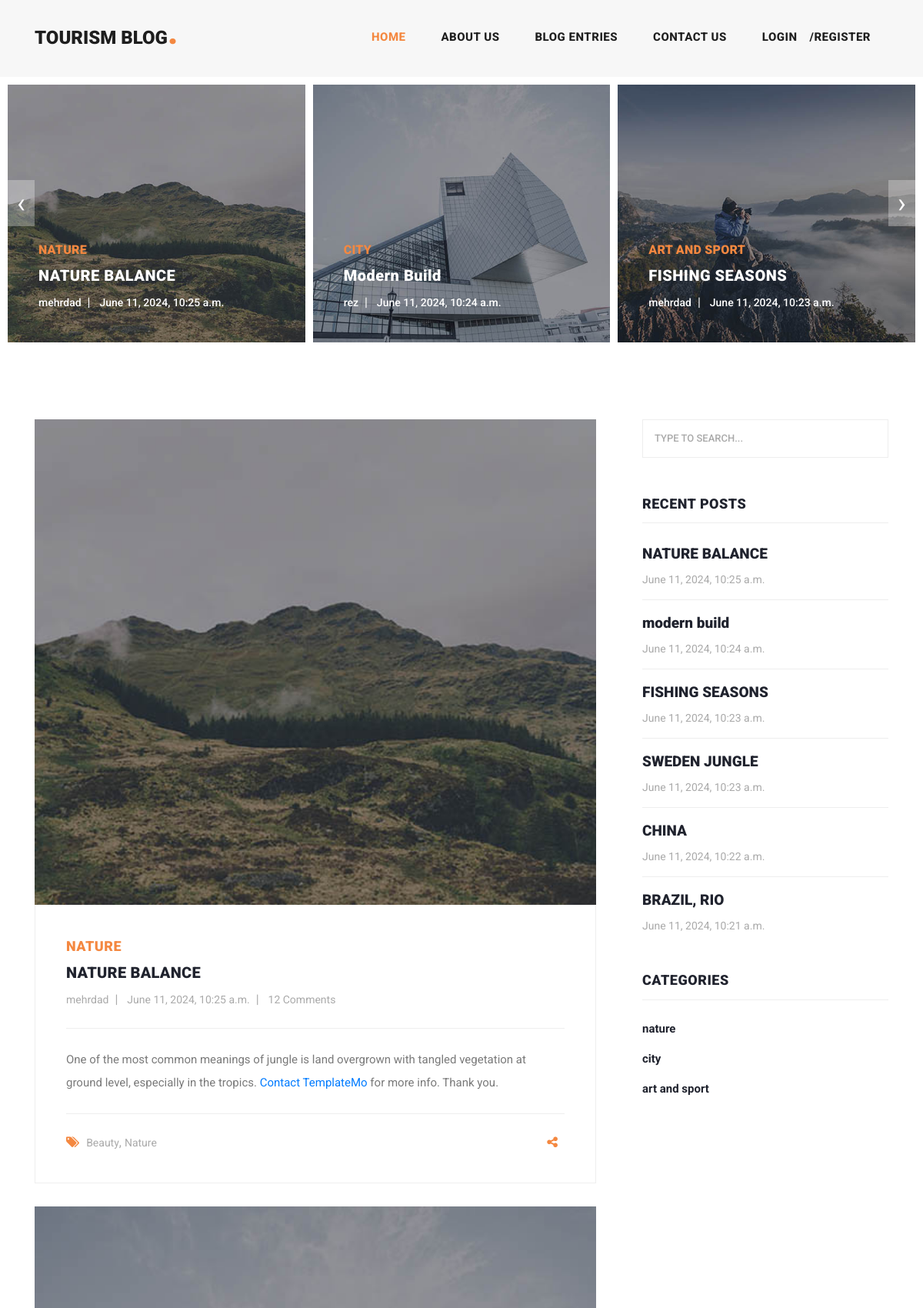
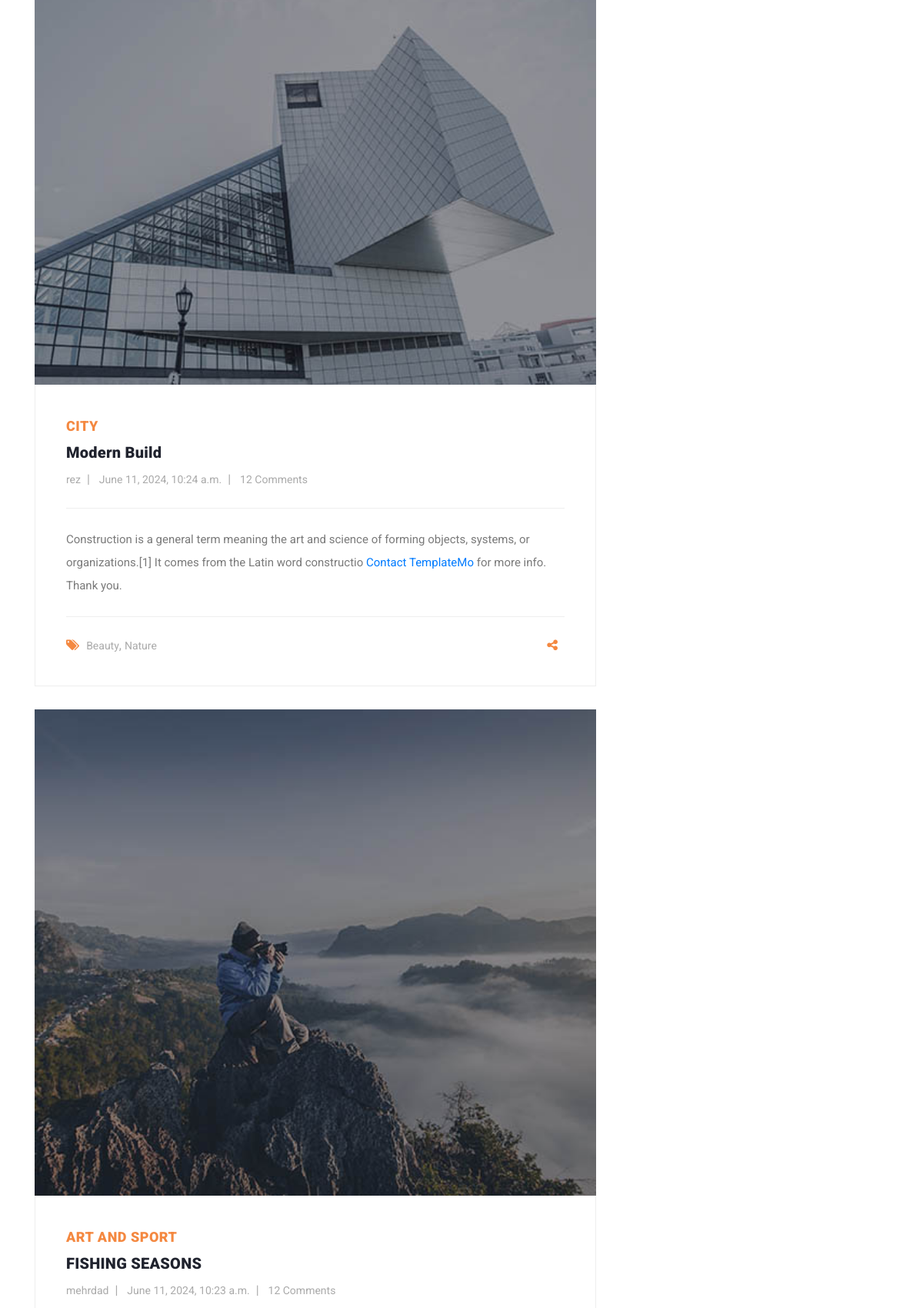
The page / (upper part) on the database its author committed (2 pictures, top to bottom).
### blog_app/models.py (models this page shows, shortened)
class Article(models.Model):
    author = models.ForeignKey(User, on_delete=models.CASCADE)
    category = models.ManyToManyField(Category)
    title = models.CharField(max_length=70)
    body = models.TextField()
    image = models.ImageField(upload_to="images/articles")
    created_at = models.DateTimeField(auto_now_add=True)
    updated_at = models.DateTimeField(auto_now=True)
    class Meta:
        ordering = ('-created_at',)

class Category(models.Model):
    title = models.CharField(max_length=100)
    created_at = models.DateTimeField(auto_now_add=True)
    def __str__(self):
        return self.title

### home_app/views.py (the view)
# urls.py: path('', home, name="home"),
def home(request):
    article = Article.objects.all()
    recent_articles = Article.objects.all()[:3]
    context = {
        "article":article,
    }
    return render(request, 'home_app/index.html', context)

### context_processors/context_processors.py (called while the page is built)
def recent_articles(request):
    recent_articles = Article.objects.all().order_by('-created_at')
    categories = Category.objects.all()
    return{
        "recent_articles": recent_articles,
        "categories": categories,
    }

### home_app/templates/home_app/index.html (shortened to what this page needs)
{% extends "base.html" %}
{% load static %}
{% load social_share %}
{% block content %}
    <div class="main-banner header-text">
      <div class="container-fluid">
        <div class="owl-banner owl-carousel">
          {% for art in article %}
          <div class="item">
            <img src="{{ art.image.url }}" alt="" />
            <div class="item-content">
              <div class="main-content">
                <div class="meta-category">
                  <span>{{ art.category.all.0 }}</span>
                </div>
                <a href="{% url "detail" art.id %}"><h4>{{ art.title }}</h4></a>
                <ul class="post-info">
                  <li><a href="#">{{ art.author }}</a></li>
                  <li><a href="#">{{ art.created_at }}</a></li>
                </ul>
              </div>
            </div>
          </div>
          {% endfor %}
        </div>
      </div>
    </div>
    <section class="blog-posts">
      <div class="container">
        <div class="row">
          <div class="col-lg-8">
            <div class="all-blog-posts">
              <div class="row">
                {% for art in recent_articles %}
                <div class="col-lg-12">
                  <div class="blog-post">
                    <div class="blog-thumb">
                      <img
                        src="{{ art.image.url }}"
                        alt=""
                      />
                    </div>
                    <div class="down-content">
                      <span>{{ art.category.all.0 }}</span>
                      <a href="post-details.html"
                        ><h4>{{ art.title }}</h4></a
                      >
                      <ul class="post-info">
                        <li><a href="#">{{ art.author }}</a></li>
                        <li><a href="#">{{ art.created_at }}</a></li>
                        <li><a href="#">12 Comments</a></li>
                      </ul>
                      <p>
                        {{ art.body }}
                        <a
                          rel="nofollow"
                          href="https://templatemo.com/contact"
                          target="_parent"
                          >Contact TemplateMo</a
                        >
                        for more info. Thank you.
                      </p>
                      <div class="post-options">
                        <div class="row">
                          <div class="col-6">
                            <ul class="post-tags">
                              <li><i class="fa fa-tags"></i></li>
                              <li><a href="#">Beauty</a>,</li>
                              <li><a href="#">Nature</a></li>
                            </ul>
                          </div>
                          <div class="col-6">
                            <ul class="post-share">
                              <li><i class="fa fa-share-alt"></i></li>
                            </ul>
                          </div>
                        </div>
                      </div>
                    </div>
                  </div>
                </div>
                {% endfor %}
              </div>
            </div>
          </div>
         {% include 'includes/sidebar.html' %}
        </div>
      </div>
    </section>
{% endblock %}

### templates/includes/sidebar.html
{% load static %}
<div class="col-lg-4">
    <div class="sidebar">
      <div class="row">
        <div class="col-lg-12">
          <div class="sidebar-item search">
            <form id="search_form" name="gs" method="GET" action="{% url 'search' %}">
              <input
                type="text"
                name="q"
                class="searchText"
                placeholder="type to search..."
                autocomplete="on"
              />
            </form>
          </div>
        </div>
        <div class="col-lg-12">
          <div class="sidebar-item recent-posts">
            <div class="sidebar-heading">
              <h2>Recent Posts</h2>
            </div>
            <div class="content">
              <ul>
                {% for article in recent_articles %}
                <li>
                  <a href="post-details.html">
                    <h5>
                      {{ article.title }}
                    </h5>
                    <span>{{ article.created_at }}</span>
                  </a>
                </li>
                {% endfor %}
              </ul>
            </div>
          </div>
        </div>
        <div class="col-lg-12">
          <div class="sidebar-item categories">
            <div class="sidebar-heading">
              <h2>Categories</h2>
            </div>
            <div class="content">
              <ul>
                {% for cat in categories %}
                <li><a href="{% url "category_detail" cat.id %}">{{ cat.title }}</a></li>
                {% endfor %}
              </ul>
            </div>
          </div>
        </div>
      </div>
    </div>
  </div>

### rows shown on the page
Article: image (picture), category.all.0 "NATURE", title "NATURE BALANCE", author "mehrdad", created_at "June 11, 2024, 10:25 a.m.", body "One of the most common meanings of jungle is land overgrown with tangled vegetation at ground level, especially in the tropics."
Article: image (picture), category.all.0 "CITY", title "Modern Build", author "rez", created_at "June 11, 2024, 10:24 a.m.", body "Construction is a general term meaning the art and science of forming objects, systems, or organizations.[1] It comes from the Latin word constructio", title "modern build"
Article: image (picture), category.all.0 "ART AND SPORT", title "FISHING SEASONS", author "mehrdad", created_at "June 11, 2024, 10:23 a.m."
Article: title "SWEDEN JUNGLE", created_at "June 11, 2024, 10:23 a.m."
Article: title "CHINA", created_at "June 11, 2024, 10:22 a.m."
Article: title "BRAZIL, RIO", created_at "June 11, 2024, 10:21 a.m."
Category: title "nature"
Category: title "city"
Category: title "art and sport"
